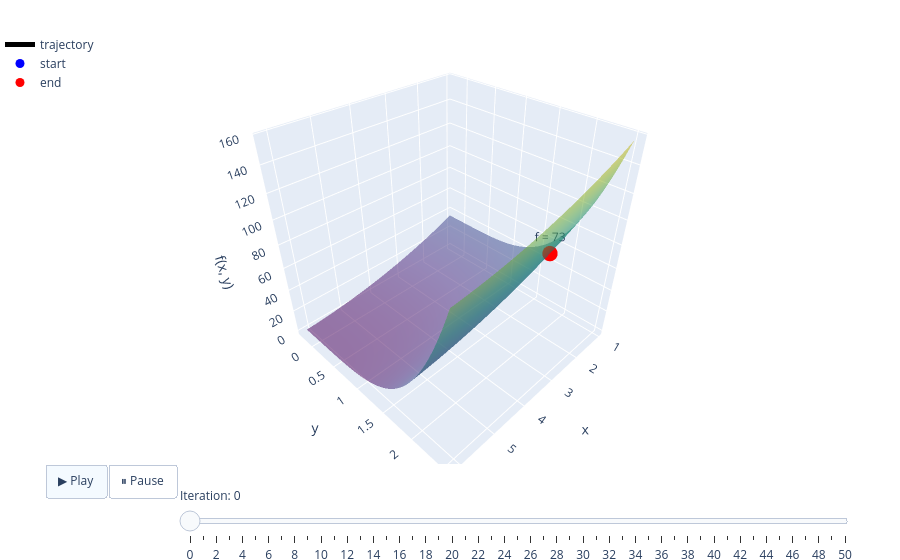

Here is the notebook cell this chart was saved with:
### Code cell
points = [2, 2]
iterations = 50
alpha = 0.01

gradient_descent_method(f_1, points, iterations, alpha)

### Figure 1 — Plotly figure (JSON) as saved in the notebook; plotly's stock layout.template omitted (floating-point values rounded to 4 significant figures; data arrays with more than 128 entries replaced by an {"elided": "..."} marker saying what was removed)
{"data": [{"colorscale": [[0, "#440154"], [0.1111, "#482878"], [0.2222, "#3e4989"], [0.3333, "#31688e"], [0.4444, "#26828e"], [0.5556, "#1f9e89"], [0.6667, "#35b779"], [0.7778, "#6ece58"], [0.8889, "#b5de2b"], [1, "#fde725"]], "hoverinfo": "skip", "name": "f(x, y)", "opacity": 0.55, "showscale": false, "type": "surface", "x": [1.046, 1.132, 1.219, 1.305, 1.391, 1.477, 1.564, 1.65, 1.736, 1.822, 1.908, 1.995, 2.081, 2.167, 2.253, 2.339, 2.426, 2.512, 2.598, 2.684, 2.771, 2.857, 2.943, 3.029, 3.115, 3.202, 3.288, 3.374, 3.46, 3.546, 3.633, 3.719, 3.805, 3.891, 3.978, 4.064, 4.15, 4.236, 4.322, 4.409, 4.495, 4.581, 4.667, 4.753, 4.84, 4.926, 5.012, 5.098, 5.185, 5.271, 5.357, 5.443, 5.529, 5.616, 5.702, 5.788, 5.874, 5.96, 6.047, 6.133], "y": [-0.242, -0.1952, -0.1484, -0.1017, -0.0549, -0.008132, 0.03864, 0.08541, 0.1322, 0.1789, 0.2257, 0.2725, 0.3192, 0.366, 0.4128, 0.4596, 0.5063, 0.5531, 0.5999, 0.6466, 0.6934, 0.7402, 0.7869, 0.8337, 0.8805, 0.9272, 0.974, 1.021, 1.068, 1.114, 1.161, 1.208, 1.255, 1.301, 1.348, 1.395, 1.442, 1.488, 1.535, 1.582, 1.629, 1.676, 1.722, 1.769, 1.816, 1.863, 1.909, 1.956, 2.003, 2.05, 2.096, 2.143, 2.19, 2.237, 2.284, 2.33, 2.377, 2.424, 2.471, 2.517], "z": {"elided": "60x60 float values"}}, {"hovertemplate": "x=%{x:.4f}<br>y=%{y:.4f}<br>f=%{z:.4f}<extra></extra>", "line": {"color": "black", "width": 5}, "marker": {"color": "black", "size": 3}, "mode": "lines+markers", "name": "trajectory", "type": "scatter3d", "x": [2.0], "y": [2.0], "z": [73.0]}, {"hovertemplate": "x=%{x:.4f}<br>y=%{y:.4f}<br>f=%{z:.4f}<extra></extra>", "marker": {"color": "blue", "size": 9}, "mode": "markers", "name": "start", "type": "scatter3d", "x": [2], "y": [2], "z": [73]}, {"hovertemplate": "x=%{x:.4f}<br>y=%{y:.4f}<br>f=%{z:.4f}<extra></extra>", "marker": {"color": "red", "size": 9}, "mode": "markers+text", "name": "end", "text": ["f = 73"], "textposition": "top center", "type": "scatter3d", "x": [2], "y": [2], "z": [73]}], "layout": {"legend": {"x": 0, "y": 1}, "margin": {"b": 0, "l": 0, "r": 0, "t": 30}, "scene": {"xaxis": {"title": {"text": "x"}}, "yaxis": {"title": {"text": "y"}}, "zaxis": {"title": {"text": "f(x, y)"}}}, "sliders": [{"currentvalue": {"prefix": "Iteration: "}, "len": 0.75, "steps": [{"args": [["0"], {"frame": {"duration": 0, "redraw": true}, "mode": "immediate"}], "label": "0", "method": "animate"}, {"args": [["1"], {"frame": {"duration": 0, "redraw": true}, "mode": "immediate"}], "label": "1", "method": "animate"}, {"args": [["2"], {"frame": {"duration": 0, "redraw": true}, "mode": "immediate"}], "label": "2", "method": "animate"}, {"args": [["3"], {"frame": {"duration": 0, "redraw": true}, "mode": "immediate"}], "label": "3", "method": "animate"}, {"args": [["4"], {"frame": {"duration": 0, "redraw": true}, "mode": "immediate"}], "label": "4", "method": "animate"}, {"args": [["5"], {"frame": {"duration": 0, "redraw": true}, "mode": "immediate"}], "label": "5", "method": "animate"}, {"args": [["6"], {"frame": {"duration": 0, "redraw": true}, "mode": "immediate"}], "label": "6", "method": "animate"}, {"args": [["7"], {"frame": {"duration": 0, "redraw": true}, "mode": "immediate"}], "label": "7", "method": "animate"}, {"args": [["8"], {"frame": {"duration": 0, "redraw": true}, "mode": "immediate"}], "label": "8", "method": "animate"}, {"args": [["9"], {"frame": {"duration": 0, "redraw": true}, "mode": "immediate"}], "label": "9", "method": "animate"}, {"args": [["10"], {"frame": {"duration": 0, "redraw": true}, "mode": "immediate"}], "label": "10", "method": "animate"}, {"args": [["11"], {"frame": {"duration": 0, "redraw": true}, "mode": "immediate"}], "label": "11", "method": "animate"}, {"args": [["12"], {"frame": {"duration": 0, "redraw": true}, "mode": "immediate"}], "label": "12", "method": "animate"}, {"args": [["13"], {"frame": {"duration": 0, "redraw": true}, "mode": "immediate"}], "label": "13", "method": "animate"}, {"args": [["14"], {"frame": {"duration": 0, "redraw": true}, "mode": "immediate"}], "label": "14", "method": "animate"}, {"args": [["15"], {"frame": {"duration": 0, "redraw": true}, "mode": "immediate"}], "label": "15", "method": "animate"}, {"args": [["16"], {"frame": {"duration": 0, "redraw": true}, "mode": "immediate"}], "label": "16", "method": "animate"}, {"args": [["17"], {"frame": {"duration": 0, "redraw": true}, "mode": "immediate"}], "label": "17", "method": "animate"}, {"args": [["18"], {"frame": {"duration": 0, "redraw": true}, "mode": "immediate"}], "label": "18", "method": "animate"}, {"args": [["19"], {"frame": {"duration": 0, "redraw": true}, "mode": "immediate"}], "label": "19", "method": "animate"}, {"args": [["20"], {"frame": {"duration": 0, "redraw": true}, "mode": "immediate"}], "label": "20", "method": "animate"}, {"args": [["21"], {"frame": {"duration": 0, "redraw": true}, "mode": "immediate"}], "label": "21", "method": "animate"}, {"args": [["22"], {"frame": {"duration": 0, "redraw": true}, "mode": "immediate"}], "label": "22", "method": "animate"}, {"args": [["23"], {"frame": {"duration": 0, "redraw": true}, "mode": "immediate"}], "label": "23", "method": "animate"}, {"args": [["24"], {"frame": {"duration": 0, "redraw": true}, "mode": "immediate"}], "label": "24", "method": "animate"}, {"args": [["25"], {"frame": {"duration": 0, "redraw": true}, "mode": "immediate"}], "label": "25", "method": "animate"}, {"args": [["26"], {"frame": {"duration": 0, "redraw": true}, "mode": "immediate"}], "label": "26", "method": "animate"}, {"args": [["27"], {"frame": {"duration": 0, "redraw": true}, "mode": "immediate"}], "label": "27", "method": "animate"}, {"args": [["28"], {"frame": {"duration": 0, "redraw": true}, "mode": "immediate"}], "label": "28", "method": "animate"}, {"args": [["29"], {"frame": {"duration": 0, "redraw": true}, "mode": "immediate"}], "label": "29", "method": "animate"}, {"args": [["30"], {"frame": {"duration": 0, "redraw": true}, "mode": "immediate"}], "label": "30", "method": "animate"}, {"args": [["31"], {"frame": {"duration": 0, "redraw": true}, "mode": "immediate"}], "label": "31", "method": "animate"}, {"args": [["32"], {"frame": {"duration": 0, "redraw": true}, "mode": "immediate"}], "label": "32", "method": "animate"}, {"args": [["33"], {"frame": {"duration": 0, "redraw": true}, "mode": "immediate"}], "label": "33", "method": "animate"}, {"args": [["34"], {"frame": {"duration": 0, "redraw": true}, "mode": "immediate"}], "label": "34", "method": "animate"}, {"args": [["35"], {"frame": {"duration": 0, "redraw": true}, "mode": "immediate"}], "label": "35", "method": "animate"}, {"args": [["36"], {"frame": {"duration": 0, "redraw": true}, "mode": "immediate"}], "label": "36", "method": "animate"}, {"args": [["37"], {"frame": {"duration": 0, "redraw": true}, "mode": "immediate"}], "label": "37", "method": "animate"}, {"args": [["38"], {"frame": {"duration": 0, "redraw": true}, "mode": "immediate"}], "label": "38", "method": "animate"}, {"args": [["39"], {"frame": {"duration": 0, "redraw": true}, "mode": "immediate"}], "label": "39", "method": "animate"}, {"args": [["40"], {"frame": {"duration": 0, "redraw": true}, "mode": "immediate"}], "label": "40", "method": "animate"}, {"args": [["41"], {"frame": {"duration": 0, "redraw": true}, "mode": "immediate"}], "label": "41", "method": "animate"}, {"args": [["42"], {"frame": {"duration": 0, "redraw": true}, "mode": "immediate"}], "label": "42", "method": "animate"}, {"args": [["43"], {"frame": {"duration": 0, "redraw": true}, "mode": "immediate"}], "label": "43", "method": "animate"}, {"args": [["44"], {"frame": {"duration": 0, "redraw": true}, "mode": "immediate"}], "label": "44", "method": "animate"}, {"args": [["45"], {"frame": {"duration": 0, "redraw": true}, "mode": "immediate"}], "label": "45", "method": "animate"}, {"args": [["46"], {"frame": {"duration": 0, "redraw": true}, "mode": "immediate"}], "label": "46", "method": "animate"}, {"args": [["47"], {"frame": {"duration": 0, "redraw": true}, "mode": "immediate"}], "label": "47", "method": "animate"}, {"args": [["48"], {"frame": {"duration": 0, "redraw": true}, "mode": "immediate"}], "label": "48", "method": "animate"}, {"args": [["49"], {"frame": {"duration": 0, "redraw": true}, "mode": "immediate"}], "label": "49", "method": "animate"}, {"args": [["50"], {"frame": {"duration": 0, "redraw": true}, "mode": "immediate"}], "label": "50", "method": "animate"}], "x": 0.2, "xanchor": "left", "y": 0, "yanchor": "top"}], "updatemenus": [{"buttons": [{"args": [null, {"frame": {"duration": 300, "redraw": true}, "fromcurrent": true}], "label": "▶ Play", "method": "animate"}, {"args": [[null], {"frame": {"duration": 0}, "mode": "immediate"}], "label": "⏸ Pause", "method": "animate"}], "direction": "left", "type": "buttons", "x": 0.05, "xanchor": "left", "y": 0, "yanchor": "top"}]}}
